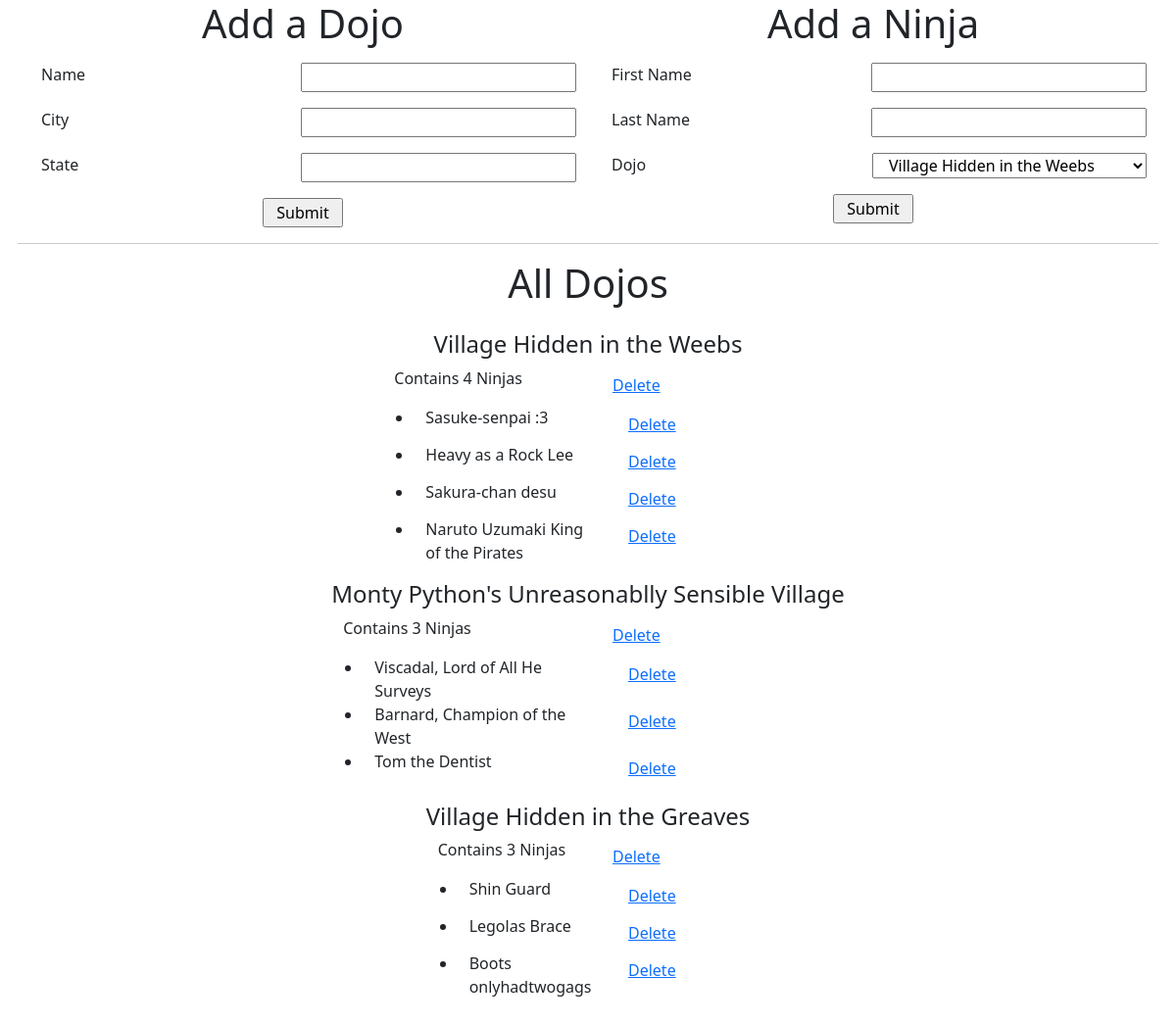
Before: / with the older database file.
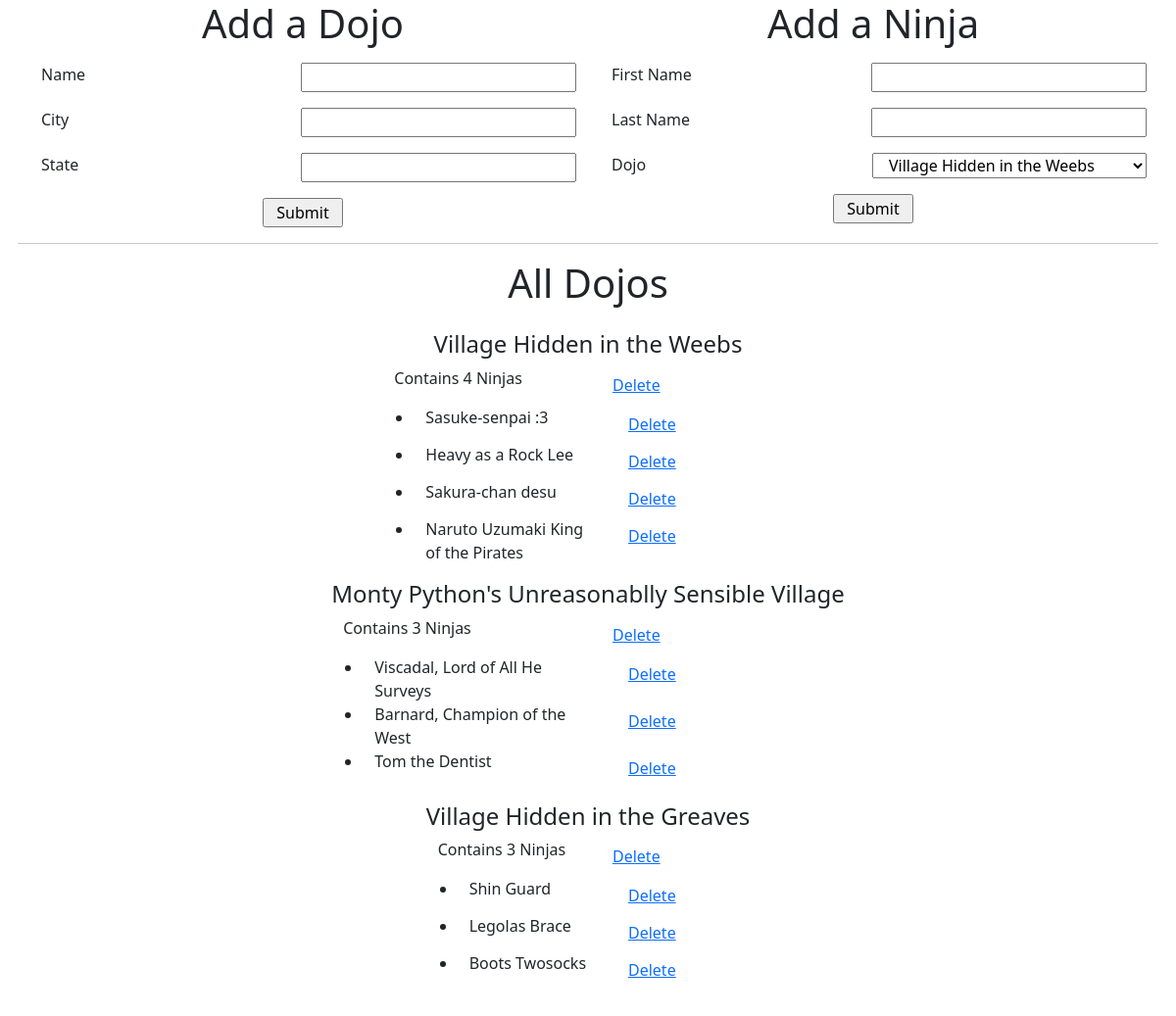
After: the same page with the newer database file.
### main_app/models.py (models this page shows)
class Dojo(models.Model):
    dojo_name = models.CharField(max_length=255)
    dojo_city = models.CharField(max_length=255)
    dojo_state = models.CharField(max_length=255)
    desc = models.TextField(default="old dojo")
    created_at = models.DateTimeField(auto_now_add=True)
    updated_at = models.DateTimeField(auto_now=True)

class Ninja(models.Model):
    ninja_trainee = models.CharField(max_length=255)
    dojo = models.ForeignKey(Dojo, related_name="ninjas", on_delete = models.CASCADE)
    created_at = models.DateTimeField(auto_now_add=True)
    updated_at = models.DateTimeField(auto_now=True)

### main_app/views.py (the view)
# urls.py: path('', views.index),
def index(request):
    context = {
        "dojos": Dojo.objects.all()
    }
    return render(request, "index.html", context)

### main_app/templates/index.html (shortened to what the changed rows need)
<!DOCTYPE html>
<html lang="en">
<head>
    <link href="https://cdn.jsdelivr.net/npm/bootstrap@5.0.0-beta3/dist/css/bootstrap.min.css" rel="stylesheet">
</head>
<body>
    <div class="container">
        <div class="row justify-content-md-center mb-3 gx-5">
            <div class="col">
                <h1 class="row justify-content-md-center mb-3">Add a Dojo</h1>
            </div>
            <div class="col-sm">
                <h1 class="row justify-content-md-center mb-3">Add a Ninja</h1>
            </div>
            <div class="row justify-content-md-center mb-3">
                <div class="row justify-content-md-center mb-3">
                    <h1 class="col-md-auto">All Dojos</h1>
                </div>
                {% for dojo in dojos %}
                <div class="row justify-content-md-center">
                    <div class="col-md-auto">
                        <h4 class="row justify-content-md-center">{{ dojo.dojo_name }}</h4>
                            <div class="row justify-content-md-center">
                                <p class="col">Contains {{ dojo.ninjas.all.count }} Ninjas</p>
                                <form action="/delete" method="post" class="col">
                                    <button type="submit" class="btn btn-link">Delete</button>
                                </form>
                            </div>
                        <ul>
                            {% for ninja in dojo.ninjas.all %}
                                <div class ="row justify-content-md-center">
                                <li class="col">{{ ninja.ninja_trainee }}</li>
                                <form action="/delete" method="post" class="col">
                                    <button type="submit" class="btn btn-link">Delete</button>
                                </form>
                            </div>
                            {% endfor %}
                        </ul>
                    </div>
                </div>
                {% endfor %}
            </div>
        </div>
    </div>
</body>
</html>

Changed rows visible on the page:
removed Ninja: ninja_trainee "Boots onlyhadtwogags", shown under Dojo "Village Hidden in the Greaves"
added Ninja: ninja_trainee "Boots Twosocks", shown under Dojo "Village Hidden in the Greaves"
